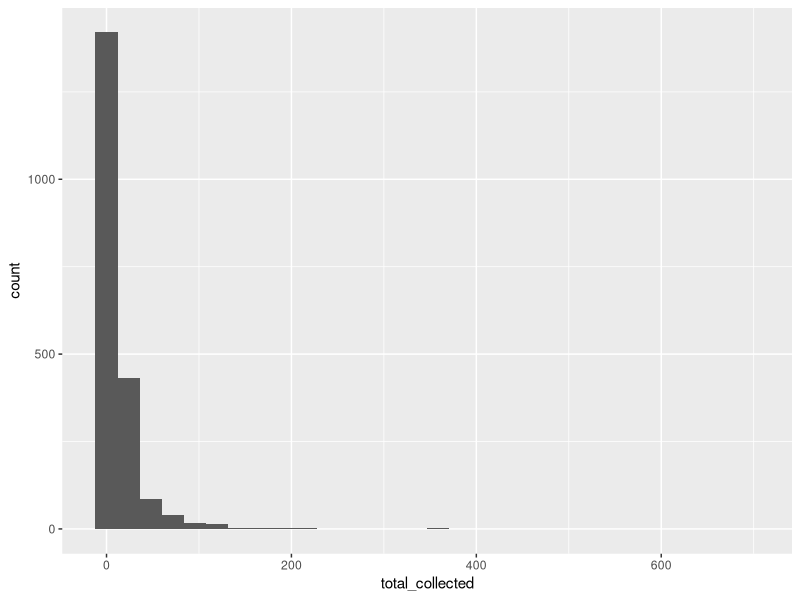
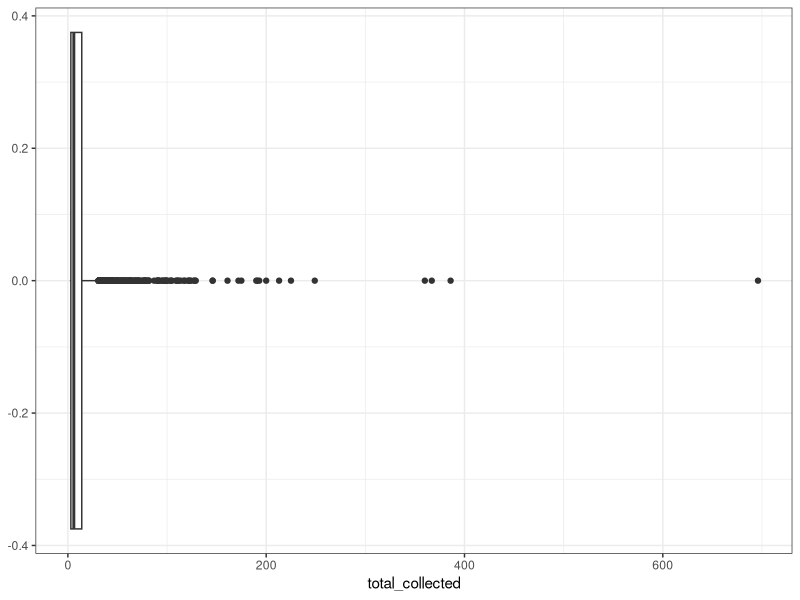
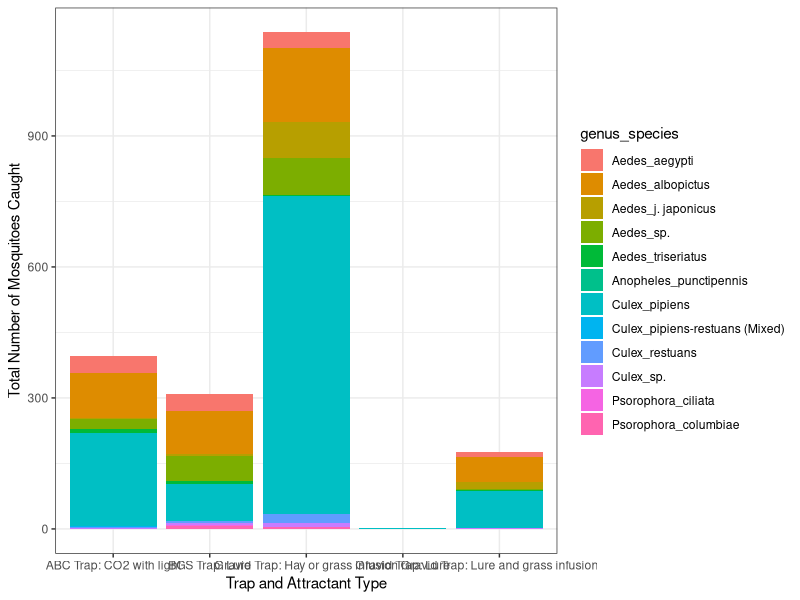
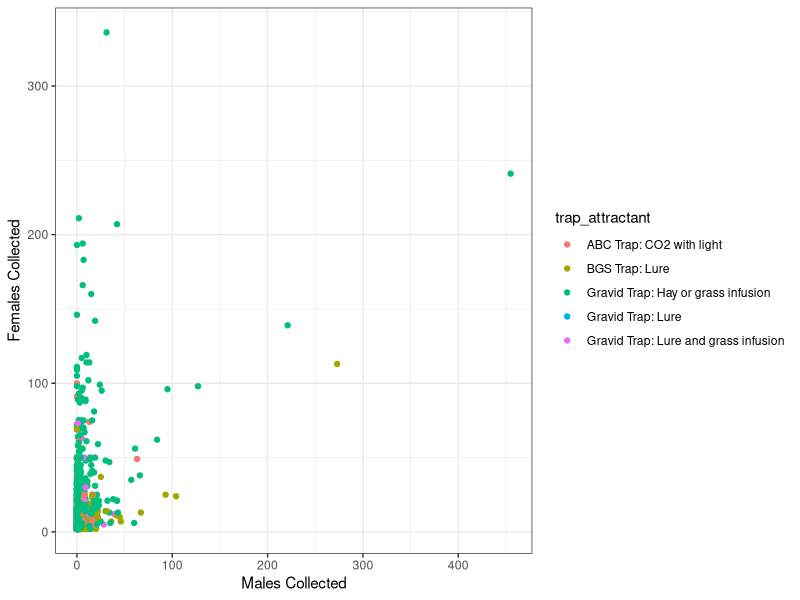
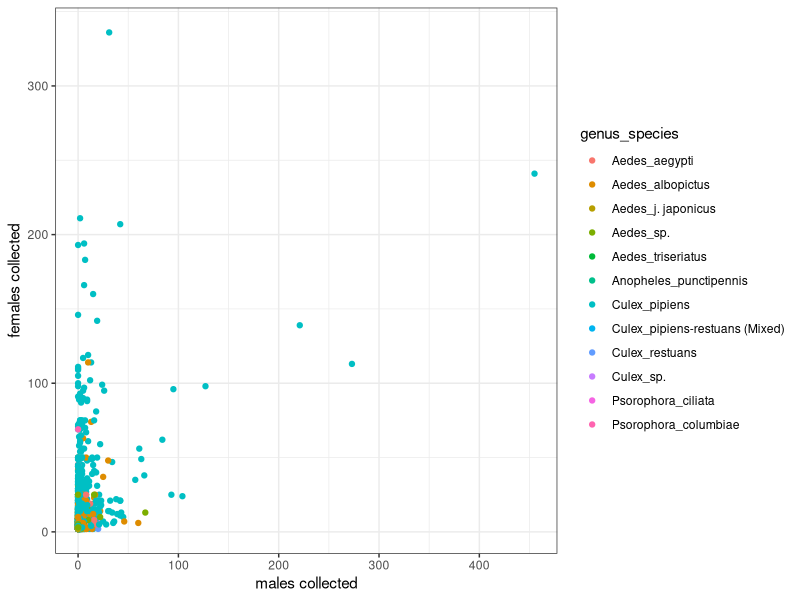

These charts were generated, in order, by the following R code:
## ---- chunk 1
rm(list=ls())
library(tidyverse)
library(here)
library(ggfortify)
library(multcomp)
## ---- chunk 2
mosquito <- read.csv(here("Data/Mosquito_Trap_Sites_edited.csv"))
## ---- chunk 3
glimpse(mosquito) # looking at each variable in the data set
summary(mosquito) # looking at the summary statistics of the variables in the data set
## ---- chunk 4
mosquito |>
  group_by(trap_type, attractant_used) |>
  summarise() # this combines and shows all the pairings between trap_type and attractant_used
## ---- chunk 5
# change trap_type to fct
mosquito$trap_type <- 
  as.factor(mosquito$trap_type)
levels(mosquito$trap_type)

# change attractant_used to fct
mosquito$attractant_used <- 
  as.factor(mosquito$attractant_used)
levels(mosquito$attractant_used)
## ---- chunk 6
# reduce levels of attractant_used
fix <- which(mosquito$attractant_used == "CO2 and Light")
mosquito$attractant_used[fix] <- "CO2 with light"

fix2 <- which(mosquito$attractant_used == "grass infusion and Lure")
mosquito$attractant_used[fix2] <- "Lure and grass infusion"

fix3 <- which(mosquito$attractant_used == "lure and grass infusion")
mosquito$attractant_used[fix3] <- "Lure and grass infusion"

fix4 <- which(mosquito$attractant_used == "Lure with grass infusion")
mosquito$attractant_used[fix4] <- "Lure and grass infusion"

mosquito$attractant_used <- factor(mosquito$attractant_used)
levels(mosquito$attractant_used)
## ---- chunk 7
mosquito <- mosquito |>
   unite("trap_attractant", c(trap_type, attractant_used),
        sep = ": ") # this combines the trap_type and attractant_used into one column, separated by ": "
## ---- chunk 8
mosquito$set_time_day <- 
  as.factor(mosquito$set_time_day)
levels(mosquito$set_time_day)
# two levels Afternoon and Morning

mosquito$collected_time_day <- 
  as.factor(mosquito$collected_time_day)
levels(mosquito$collected_time_day)
# two levels Afternoon and Morning
## ---- chunk 9
mosquito$genus <- 
  as.factor(mosquito$genus)
levels(mosquito$genus)
# genus levels are Aedes, Anopheles, Culex, and Psorophora

mosquito$species <- 
  as.factor(mosquito$species)
levels(mosquito$species)
# 11 different species levels 
## ---- chunk 10
mosquito <- mosquito |>
   unite("genus_species", c(genus, species),
        sep = "_") # this combines genus and species into one column, separated by "-"
## ---- chunk 11
mosquito <- mosquito |> 
  mutate(trap_set = ymd_hms(trap_set))

mosquito <- mosquito |> 
  mutate(trap_collected = ymd_hms(trap_collected))

mosquito <- mosquito |>
  mutate(report_date = ymd_hms(report_date))
  
# these functions convert trap_set, trap_collected, and report_date to date format with hour, minute, and second as well
## ---- chunk 12
mosquito <- mosquito |>
  mutate(total_collected = males_collected + females_collected) # this combines the total number of male and female mosquitoes caught
## ---- chunk 13
mosquito <- mosquito |>
  mutate(trap_time_out = trap_set - trap_collected) # this determines how many days each trap was out for 
## ---- chunk 14
ggplot(mosquito, aes(x = total_collected)) +
  geom_histogram() # histogram of total mosquitoes collected
## ---- chunk 15
mosquito |>
  filter(total_collected >= 300) |>
  view()
## ---- chunk 16
ggplot(mosquito, aes(total_collected)) +
  geom_boxplot() +
  theme_bw()
## ---- chunk 17
summary(mosquito)
## ---- chunk 18
(1.5*11) +14 # = 16.5 as upper limit
3 - (1.5*11) # = -13.5 as lower limit

mosquito |>
  filter(total_collected >= 16.5) |>
  view() # observations with more than 16.5 mosquitoes collected
## ---- chunk 19
write.csv(mosquito, here("Data",
                        "mosquito_new.csv"), row.names = FALSE) # this saves everything i've done in this .qmd to a new data set called mosquito_new.csv
## ---- chunk 20
ggplot(mosquito, aes(y = trap_attractant, fill = genus_species)) +
  geom_bar() +
  theme_bw() +
  xlab("Total Number of Mosquitoes Caught") + 
  ylab("Trap and Attractant Type") +
  coord_flip()
  # compares trap type with mosquito genus-specie

ggplot(mosquito, aes(x = males_collected, y = females_collected, colour = trap_attractant)) +
  geom_point() + 
  theme_bw() +
  xlab("Males Collected") +
  ylab("Females Collected") # scatterplot of males and females collected sorted by trap_attractant, lots of gravid grap with hay or grass infusion
## ---- chunk 21
ggplot(mosquito, aes(x = males_collected, y = females_collected, colour = genus_species)) +
  geom_point() +
  theme_bw() +
  xlab("males collected") +
  ylab("females collected")
  # lots of culex pipiens restauns mixed
## ---- chunk 22
mosquito |>
  summarise(mean_males = mean(males_collected),
            sd_males = sd(males_collected),
            mean_females = mean(females_collected),
            sd_females = sd(females_collected)) |>
  view()
